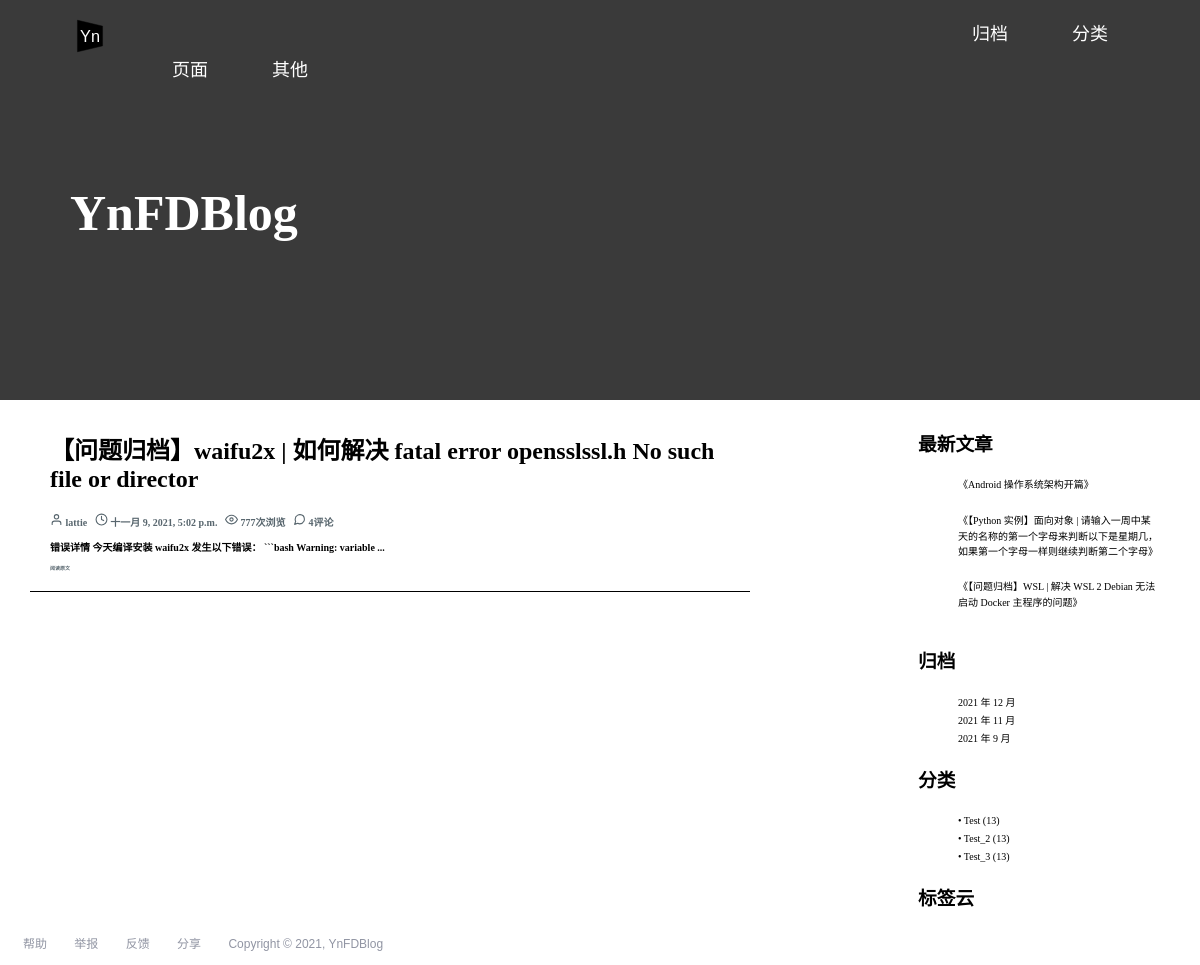
The page /categories/5/ on the database its author committed.
### blog_main/models.py (models this page shows, shortened)
class Post(models.Model):
    STATUS_CHOICES = (
        ('d', '草稿'),
        ('p', '发表'),
    )
    def get_absolute_url(self):
        return reverse('blog_main:post_detail', kwargs={'pk': self.pk})
    status = models.CharField(verbose_name='状态', max_length=1, choices=STATUS_CHOICES, default='p')
    title = models.CharField(verbose_name='标题', max_length=70)
    body = models.TextField(verbose_name='正文', blank=True, null=True)
    created_time = models.DateTimeField(verbose_name='创建时间', default=timezone.now)
    modified_time = models.DateTimeField(verbose_name='修改时间', default=timezone.now)
    views = models.PositiveIntegerField(verbose_name='文章浏览量', default=0)
    excerpt = models.CharField(verbose_name='文章摘要', max_length=200, blank=True)
    category = models.ForeignKey(Category, verbose_name='文章分类', on_delete=models.CASCADE)
    tags = models.ManyToManyField(Tag, verbose_name='文章标签', blank=True)
    author = models.ForeignKey(User, verbose_name='文章作者', on_delete=models.CASCADE)

class Category(models.Model):
    name = models.CharField(max_length=100)
    class Mate:
        verbose_name = '分类'
        verbose_name_plural = verbose_name

### blog_main/views.py (the view)
# urls.py: path('categories/<int:pk>/', views.category, name='category'),           # 分类页
def category(request, pk):
    cate = get_object_or_404(Category, pk=pk)
    post_list = Post.objects.filter(category=cate).order_by('-created_time')
    return render(request, 'blog/main/index.html', context={
        'post_list': post_list
    })

### blog_main/templatetags/blog_extras.py (called while the page is built)
@register.inclusion_tag('blog/extra/_recent_posts.html', takes_context=True)
def show_recent_posts(context, num=5):
    return {
        'recent_post_list': Post.objects.all().order_by('-created_time')[:num],
    }

@register.inclusion_tag('blog/extra/_archives.html', takes_context=True)
def show_archives(context):
    return {
        'date_list': Post.objects.dates('created_time', 'month', order='DESC'),
    }

@register.inclusion_tag('blog/extra/_categories.html', takes_context=True)
def show_categories(context):
    return {
        'category_list': Category.objects.all(),
    }

@register.inclusion_tag('blog/extra/_tags.html', takes_context=True)
def show_tags(context):
    return {
        'tag_list': Tag.objects.all(),
    }

### templates/blog/main/index.html (shortened to what this page needs)
{% extends 'base.html' %}
{% load static %}
{% block custom_css %}
    <link rel="stylesheet" type="text/css" href="{% static 'css/index/post.css' %}">
{% endblock %}
{% block post_list %}
    <div class="post">
        {% for post in post_list %}
            <article class="post_1_{{ post.pk }}">
                <h1 class="post_title">
                    <a href="{{ post.get_absolute_url }}">{{ post.title }}</a>
                </h1>
                <div class="post_info">
            <a class="post_author" href="#">
                <span>
                    <svg xmlns="http://www.w3.org/2000/svg" width="13px" height="13px" viewBox="0 0 24 24" fill="none"
                         stroke="currentColor" stroke-width="2" stroke-linecap="round" stroke-linejoin="round"
                         class="feather feather-user">
                    <path d="M20 21v-2a4 4 0 0 0-4-4H8a4 4 0 0 0-4 4v2"></path>
                    <circle cx="12" cy="7" r="4"></circle>
                    </svg>
                </span>
                <span>
                 {{ post.author }}
                </span>
            </a>
            <a class="post_cdate" href="#">
                <span>
                <svg xmlns="http://www.w3.org/2000/svg" width="13px" height="13px" viewBox="0 0 24 24" fill="none"
                     stroke="currentColor" stroke-width="2" stroke-linecap="round" stroke-linejoin="round"
                     class="feather feather-clock">
                    <circle cx="12" cy="12" r="10"></circle>
                    <polyline points="12 6 12 12 16 14"></polyline>
                </svg>
                </span>
                <time
                        datetime="{{ post.created_time }}">{{ post.created_time }}
                </time>
            </a>
            <a class="views_num" href="#">
                <span>
                    <svg xmlns="http://www.w3.org/2000/svg" width="13px" height="13px" viewBox="0 0 24 24" fill="none"
                         stroke="currentColor" stroke-width="2" stroke-linecap="round" stroke-linejoin="round"
                         class="feather feather-eye"><path d="M1 12s4-8 11-8 11 8 11 8-4 8-11 8-11-8-11-8z"></path><circle
                            cx="12" cy="12" r="3"></circle></svg>
                </span>
                <span>
                    777次浏览
                </span>
            </a>
            <a class="post_comments_num" href="#">
                <span>
                </span>
                <span>
                    4评论
                </span>
            </a>
        </div>
                <div class="post_summary">
                    <p>{{ post.excerpt }}...</p>
                    <div class="continue_read">
                        <a href="{{ post.get_absolute_url }}">阅读原文</a>
                    </div>
                </div>
            </article>
            {% empty %}
            <div class="no-post">
                暂时还没有发布的文章！
            </div>
        {% endfor %}
        <div class="post_list_end">
        </div>
    </div>
{% endblock %}
{% block page_title %}
    <h1 class="page_title">
        YnFDBlog
    </h1>
{% endblock %}

### templates/blog/extra/_recent_posts.html (shortened to what this page needs)
<!DOCTYPE html>
<html lang="en">
<head>
</head>
<body>
    <div class="widget widget-recent-posts">
        <h3 class="widget-title">最新文章</h3>
        <ul>
            {% for post in recent_post_list %}
                <li>
                    <a href="{{ post.get_absolute_url }}">《{{ post.title }}》</a>
                </li>
                <br>
                {% empty %}
                暂无文章！
                {% endfor %}
        </ul>
    </div>
</body>
</html>

### templates/blog/extra/_categories.html (shortened to what this page needs)
<!DOCTYPE html>
<html lang="en">
<head>
</head>
<body>
    <div class="widget widget-category">
      <h3 class="widget-title">分类</h3>
      <ul>
        {% for category in category_list %}
          <li>
            <a href="{% url 'blog_main:category' category.pk %}">
                • {{ category.name }}
                <span class="post-count">
                    (13)
                </span>
            </a>
          </li>
        {% empty %}
          暂无分类！
        {% endfor %}
      </ul>
    </div>
</body>
</html>

### templates/blog/extra/_tags.html (shortened to what this page needs)
<!DOCTYPE html>
<html lang="en">
<head>
</head>
<body>
    <div class="widget-tag-cloud">
      <h3 class="widget-title">标签云</h3>
      <ul>
        {% for tag in tag_list %}
          <li>
             <a href="{% url 'blog_main:tag' tag.pk %}">{{ tag.name }}</a>
          </li>
        {% empty %}
          暂无标签！
        {% endfor %}
      </ul>
    </div>
</body>
</html>

### blog_main/static/css/top_bar.css (style rules this page uses)
* { list-style: none; }

### blog_main/static/css/side_bar.css (style rules this page uses)
.side_bar a { font-size: 10px; text-decoration: none; color: black; }
.side_bar div { margin-top: 0; }
.widget-tag-cloud li { display: inline-block; min-width: 10px; padding: 4px 8px; line-height: 1; color: #fff; background-color: #000; border-radius: 10px; }
.widget-tag-cloud a { font-weight: bold; color: white; }

### blog_main/static/css/index/post.css (style rules this page uses)
.post { width: 60%; margin: 0 auto; position: absolute; top: 360px; left: 30px; z-index: 0; }
.post article { background: white; padding: 1px 15px 20px 20px; margin-bottom: 20px; position: relative; top: 50px; border-bottom: black 1px solid; }
.post_title a { color: black; text-decoration: none; }
.post_list_end { width: 50%; height: 200px; margin: 0 auto; }
.post_info a { color: #58666e; text-decoration: none; font-size: 10px; font-weight: bold; padding-right: 5px; }
.post_info svg { color: #58666e; }
.post_summary p { font-size: 10px; font-weight: bold; }
.continue_read a { font-family: serif; color: #58666e; text-decoration: none; font-size: 5px; font-weight: bold; }
.page_title { width: 60%; position: absolute; left: 70px; top: 150px; color: white; font-size: 50px; }

### rows shown on the page
Post: title "【问题归档】waifu2x | 如何解决 fatal error opensslssl.h No such file or director", author "lattie", created_time "十一月 9, 2021, 5:02 p.m.", excerpt "错误详情 今天编译安装 waifu2x 发生以下错误： ```bash Warning: variable"
Post: title "Android 操作系统架构开篇"
Post: title "【Python 实例】面向对象 | 请输入一周中某天的名称的第一个字母来判断以下是星期几，如果第一个字母一样则继续判断第二个字母"
Post: title "【问题归档】WSL | 解决 WSL 2 Debian 无法启动 Docker 主程序的问题"
Category: name "Test"
Category: name "Test_2"
Category: name "Test_3"

### other values the page prints
{{ date.year }} "2021" "2021" "2021"
{{ date.month }} "12" "11" "9"
